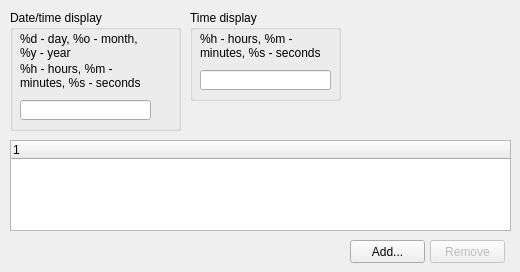
         <widget class="QWidget" name="tab_4" >
          <attribute name="title" >
           <string>&amp;Content</string>
          </attribute>
          <widget class="QGroupBox" name="groupBox_4" >
           <property name="geometry" >
            <rect>
             <x>190</x>
             <y>10</y>
             <width>151</width>
             <height>91</height>
            </rect>
           </property>
           <property name="title" >
            <string>Time display</string>
           </property>
           <widget class="QLabel" name="label_2" >
            <property name="geometry" >
             <rect>
              <x>10</x>
              <y>20</y>
              <width>131</width>
              <height>31</height>
             </rect>
            </property>
            <property name="text" >
             <string>%h - hours, %m - minutes, %s - seconds</string>
            </property>
            <property name="wordWrap" >
             <bool>true</bool>
            </property>
           </widget>
           <widget class="QLineEdit" name="qlePluginTimeDisplay" >
            <property name="geometry" >
             <rect>
              <x>10</x>
              <y>60</y>
              <width>131</width>
              <height>20</height>
             </rect>
            </property>
           </widget>
          </widget>
          <widget class="QTreeWidget" name="qtwContentPlugins" >
           <property name="geometry" >
            <rect>
             <x>10</x>
             <y>140</y>
             <width>501</width>
             <height>91</height>
            </rect>
           </property>
           <property name="rootIsDecorated" >
            <bool>false</bool>
           </property>
           <column>
            <property name="text" >
             <string>1</string>
            </property>
           </column>
          </widget>
          <widget class="QPushButton" name="qpbAddContentPlugin" >
           <property name="geometry" >
            <rect>
             <x>350</x>
             <y>240</y>
             <width>75</width>
             <height>23</height>
            </rect>
           </property>
           <property name="text" >
            <string>Add...</string>
           </property>
          </widget>
          <widget class="QPushButton" name="qpbRemoveContentPlugin" >
           <property name="enabled" >
            <bool>false</bool>
           </property>
           <property name="geometry" >
            <rect>
             <x>430</x>
             <y>240</y>
             <width>75</width>
             <height>23</height>
            </rect>
           </property>
           <property name="text" >
            <string>Remove</string>
           </property>
          </widget>
          <widget class="QGroupBox" name="groupBox_12" >
           <property name="geometry" >
            <rect>
             <x>10</x>
             <y>10</y>
             <width>171</width>
             <height>121</height>
            </rect>
           </property>
           <property name="title" >
            <string>Date/time display</string>
           </property>
           <widget class="QLabel" name="label_9" >
            <property name="geometry" >
             <rect>
              <x>10</x>
              <y>20</y>
              <width>131</width>
              <height>31</height>
             </rect>
            </property>
            <property name="text" >
             <string>%d - day, %o - month, %y - year</string>
            </property>
            <property name="wordWrap" >
             <bool>true</bool>
            </property>
           </widget>
           <widget class="QLabel" name="label_10" >
            <property name="geometry" >
             <rect>
              <x>10</x>
              <y>50</y>
              <width>131</width>
              <height>31</height>
             </rect>
            </property>
            <property name="text" >
             <string>%h - hours, %m - minutes, %s - seconds</string>
            </property>
            <property name="wordWrap" >
             <bool>true</bool>
            </property>
           </widget>
           <widget class="QLineEdit" name="qlePluginDateTimeDisplay" >
            <property name="geometry" >
             <rect>
              <x>10</x>
              <y>90</y>
              <width>131</width>
              <height>20</height>
             </rect>
            </property>
           </widget>
          </widget>
         </widget>
